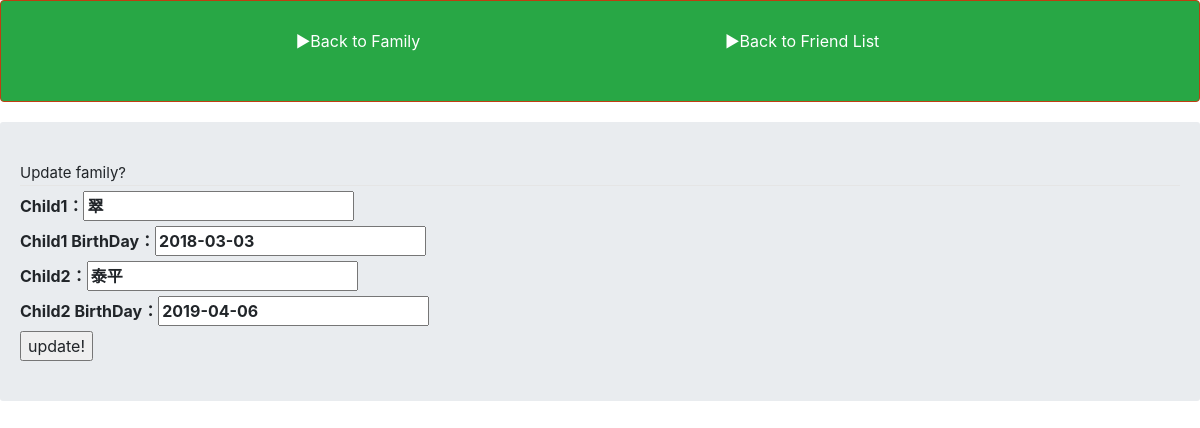
The page /editcd_view.php?friend_id=2 (signed in) on the database its author committed.
### tables this page shows
CREATE TABLE `gs_family_table` (
  `family_id` int(12) NOT NULL,
  `friend_id` int(12) NOT NULL,
  `partner_name` varchar(64) NOT NULL,
  `child1_name` varchar(64) NOT NULL,
  `child1_bd` date NOT NULL,
  `child2_name` varchar(64) NOT NULL,
  `child2_bd` date NOT NULL,
  `family_comment` varchar(300) NOT NULL
);

### editcd_view.php (the view, shortened to what this page needs)
<?php
$friend_id = $_GET["friend_id"];
$pdo = dbConnect();
$stmt = $pdo->prepare("SELECT * FROM gs_family_table WHERE friend_id=:friend_id");
$stmt->bindValue(':friend_id',$friend_id, PDO::PARAM_INT);
$status = $stmt->execute();
if ($status == false) {
    $error = $stmt->errorInfo();
    exit('ErrorQuery:' . print_r($error, true));
}else{
    $row = $stmt->fetch();
}
 ?>
<!DOCTYPE html>
<html lang="ja">
<head>
    <link href="css/bootstrap.min.css" rel="stylesheet">
    <link rel="stylesheet" href="https://stackpath.bootstrapcdn.com/bootstrap/4.5.2/css/bootstrap.min.css">
</head>
<body>
    <header>
        <nav class="navbar navbar-default bg-success">
            <div class="container-fluid">
                <div class="navbar-header"><a class="navbar-brand" href="family_view.php?friend_id=<?=$friend_id?>"><font size=3>▶︎Back to Family</a></div>
                <div class="navbar-header"><a class="navbar-brand" href="select_friends.php"><font size=3>▶︎Back to Friend List</a></div>
            </div>
        </nav>
    </header>
<form method="POST" action="updatecd.php">
        <div class="jumbotron">
            <fieldset>
                <legend>Update family?</legend>
                <label>Child1：<input type="text" name="child1_name" value="<?=$row["child1_name"]?>"></label><br>
                <label>Child1 BirthDay：<input type="text" name="child1_bd" value="<?=$row["child1_bd"]?>"></label><br>
                <label>Child2：<input type="text" name="child2_name" value="<?=$row["child2_name"]?>"></label><br>
                <label>Child2 BirthDay：<input type="text" name="child2_bd" value="<?=$row["child2_bd"]?>"></label><br>
                <input type="submit" value="update!">
            </fieldset>
        </div>
    </form>
</body>
</html>

### editcd_view.php (style rules this page uses)
div { padding: 10px; font-size: 16px; }

### rows shown on the page
gs_family_table: child1_name "翠", child1_bd "2018-03-03", child2_name "泰平", child2_bd "2019-04-06"
